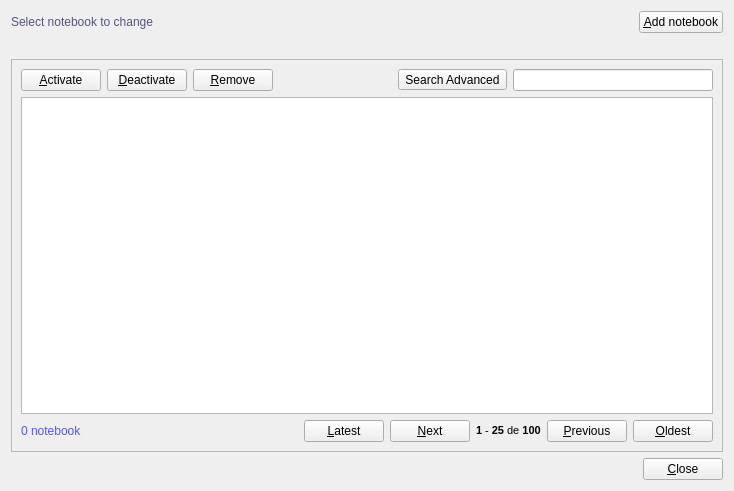
<?xml version="1.0" encoding="UTF-8"?>
<ui version="4.0">
 <class>Notebook</class>
 <widget class="QWidget" name="Notebook">
  <property name="geometry">
   <rect>
    <x>0</x>
    <y>0</y>
    <width>734</width>
    <height>491</height>
   </rect>
  </property>
  <property name="windowTitle">
   <string>Notebook</string>
  </property>
  <property name="windowIcon">
   <iconset resource="resources.qrc">
    <normaloff>:/default/static/default/icons/22x22/face-devilish.png</normaloff>:/default/static/default/icons/22x22/face-devilish.png</iconset>
  </property>
  <layout class="QGridLayout" name="gridLayout_2">
   <item row="0" column="0">
    <layout class="QHBoxLayout" name="horizontalLayout_2">
     <item>
      <widget class="QLabel" name="titleLabel">
       <property name="styleSheet">
        <string notr="true">color: rgb(85, 85, 127);
font: 75 14pt &quot;DejaVu Sans Mono&quot;;</string>
       </property>
       <property name="text">
        <string>Select notebook to change</string>
       </property>
      </widget>
     </item>
     <item>
      <spacer name="horizontalSpacer">
       <property name="orientation">
        <enum>Qt::Horizontal</enum>
       </property>
       <property name="sizeHint" stdset="0">
        <size>
         <width>40</width>
         <height>20</height>
        </size>
       </property>
      </spacer>
     </item>
     <item>
      <widget class="QPushButton" name="newPushButton">
       <property name="text">
        <string>&amp;Add notebook</string>
       </property>
       <property name="icon">
        <iconset resource="resources.qrc">
         <normaloff>:/default/static/default/icons/22x22/document-new.png</normaloff>:/default/static/default/icons/22x22/document-new.png</iconset>
       </property>
       <property name="shortcut">
        <string>Ctrl+N</string>
       </property>
      </widget>
     </item>
    </layout>
   </item>
   <item row="1" column="0">
    <widget class="QLabel" name="statusLabel">
     <property name="text">
      <string/>
     </property>
    </widget>
   </item>
   <item row="2" column="0">
    <widget class="QFrame" name="frame">
     <property name="frameShape">
      <enum>QFrame::StyledPanel</enum>
     </property>
     <property name="frameShadow">
      <enum>QFrame::Raised</enum>
     </property>
     <layout class="QGridLayout" name="gridLayout">
      <item row="0" column="0">
       <layout class="QHBoxLayout" name="horizontalLayout_3">
        <item>
         <widget class="QPushButton" name="activatePushButton">
          <property name="text">
           <string>&amp;Activate</string>
          </property>
          <property name="icon">
           <iconset resource="resources.qrc">
            <normaloff>:/default/static/default/icons/22x22/dialog-ok-apply.png</normaloff>:/default/static/default/icons/22x22/dialog-ok-apply.png</iconset>
          </property>
          <property name="shortcut">
           <string>Ctrl+E</string>
          </property>
         </widget>
        </item>
        <item>
         <widget class="QPushButton" name="deactivatePushButton">
          <property name="text">
           <string>&amp;Deactivate</string>
          </property>
          <property name="icon">
           <iconset resource="resources.qrc">
            <normaloff>:/default/static/default/icons/22x22/dialog-ok.png</normaloff>:/default/static/default/icons/22x22/dialog-ok.png</iconset>
          </property>
          <property name="shortcut">
           <string>Ctrl+Shift+E</string>
          </property>
         </widget>
        </item>
        <item>
         <widget class="QPushButton" name="removePushButton">
          <property name="text">
           <string>&amp;Remove</string>
          </property>
          <property name="icon">
           <iconset resource="resources.qrc">
            <normaloff>:/default/static/default/icons/22x22/edit-delete.png</normaloff>:/default/static/default/icons/22x22/edit-delete.png</iconset>
          </property>
          <property name="shortcut">
           <string>Ctrl+Del</string>
          </property>
         </widget>
        </item>
        <item>
         <spacer name="horizontalSpacer_2">
          <property name="orientation">
           <enum>Qt::Horizontal</enum>
          </property>
          <property name="sizeHint" stdset="0">
           <size>
            <width>40</width>
            <height>20</height>
           </size>
          </property>
         </spacer>
        </item>
        <item>
         <widget class="QToolButton" name="searchAdvancedToolButton">
          <property name="text">
           <string>Search Advanced</string>
          </property>
          <property name="icon">
           <iconset resource="resources.qrc">
            <normaloff>:/default/static/default/icons/22x22/page-zoom.png</normaloff>:/default/static/default/icons/22x22/page-zoom.png</iconset>
          </property>
          <property name="shortcut">
           <string>Ctrl+K</string>
          </property>
          <property name="checkable">
           <bool>true</bool>
          </property>
         </widget>
        </item>
        <item>
         <widget class="QLineEdit" name="searchLineEdit">
          <property name="minimumSize">
           <size>
            <width>200</width>
            <height>0</height>
           </size>
          </property>
          <property name="styleSheet">
           <string notr="true">color: rgb(170, 170, 255); 
font: oblique 8pt &quot;DejaVu Sans Mono&quot;;</string>
          </property>
          <property name="dragEnabled">
           <bool>true</bool>
          </property>
         </widget>
        </item>
       </layout>
      </item>
      <item row="1" column="0">
       <widget class="QTableView" name="notebookTableView">
        <property name="alternatingRowColors">
         <bool>true</bool>
        </property>
        <property name="sortingEnabled">
         <bool>true</bool>
        </property>
       </widget>
      </item>
      <item row="2" column="0">
       <layout class="QHBoxLayout" name="horizontalLayout">
        <item>
         <widget class="QLabel" name="statusNotebookTableViewLabel">
          <property name="styleSheet">
           <string notr="true">color: rgb(85, 85, 255);</string>
          </property>
          <property name="text">
           <string>0 notebook</string>
          </property>
         </widget>
        </item>
        <item>
         <spacer name="horizontalSpacer_4">
          <property name="orientation">
           <enum>Qt::Horizontal</enum>
          </property>
          <property name="sizeHint" stdset="0">
           <size>
            <width>40</width>
            <height>20</height>
           </size>
          </property>
         </spacer>
        </item>
        <item>
         <widget class="QPushButton" name="latestPushButton">
          <property name="text">
           <string>&amp;Latest</string>
          </property>
          <property name="icon">
           <iconset resource="resources.qrc">
            <normaloff>:/default/static/default/icons/22x22/go-previous-view.png</normaloff>:/default/static/default/icons/22x22/go-previous-view.png</iconset>
          </property>
          <property name="shortcut">
           <string>Ctrl+Shift+Left, Ctrl+Shift+PgUp</string>
          </property>
         </widget>
        </item>
        <item>
         <widget class="QPushButton" name="nextPushButton">
          <property name="text">
           <string>&amp;Next</string>
          </property>
          <property name="icon">
           <iconset resource="resources.qrc">
            <normaloff>:/default/static/default/icons/22x22/go-previous.png</normaloff>:/default/static/default/icons/22x22/go-previous.png</iconset>
          </property>
          <property name="shortcut">
           <string>Ctrl+Left, Ctrl+PgUp</string>
          </property>
         </widget>
        </item>
        <item>
         <widget class="QLabel" name="statusPaginationLabel">
          <property name="text">
           <string>&lt;!DOCTYPE HTML PUBLIC &quot;-//W3C//DTD HTML 4.0//EN&quot; &quot;http://www.w3.org/TR/REC-html40/strict.dtd&quot;&gt;
&lt;html&gt;&lt;head&gt;&lt;meta name=&quot;qrichtext&quot; content=&quot;1&quot; /&gt;&lt;style type=&quot;text/css&quot;&gt;
p, li { white-space: pre-wrap; }
&lt;/style&gt;&lt;/head&gt;&lt;body style=&quot; font-family:'DejaVu Sans Mono'; font-size:8pt; font-weight:400; font-style:normal;&quot;&gt;
&lt;p style=&quot; margin-top:0px; margin-bottom:0px; margin-left:0px; margin-right:0px; -qt-block-indent:0; text-indent:0px;&quot;&gt;&lt;span style=&quot; font-weight:600;&quot;&gt;1&lt;/span&gt; - &lt;span style=&quot; font-weight:600;&quot;&gt;25&lt;/span&gt; de &lt;span style=&quot; font-weight:600;&quot;&gt;100&lt;/span&gt;&lt;/p&gt;&lt;/body&gt;&lt;/html&gt;</string>
          </property>
         </widget>
        </item>
        <item>
         <widget class="QPushButton" name="previousPushButton">
          <property name="text">
           <string>&amp;Previous</string>
          </property>
          <property name="icon">
           <iconset resource="resources.qrc">
            <normaloff>:/default/static/default/icons/22x22/go-next.png</normaloff>:/default/static/default/icons/22x22/go-next.png</iconset>
          </property>
          <property name="shortcut">
           <string>Ctrl+Right, Ctrl+PgDown</string>
          </property>
         </widget>
        </item>
        <item>
         <widget class="QPushButton" name="oldestPushButton">
          <property name="text">
           <string>&amp;Oldest</string>
          </property>
          <property name="icon">
           <iconset resource="resources.qrc">
            <normaloff>:/default/static/default/icons/22x22/go-next-view.png</normaloff>:/default/static/default/icons/22x22/go-next-view.png</iconset>
          </property>
          <property name="shortcut">
           <string>Ctrl+Shift+Right, Ctrl+Shift+PgDown</string>
          </property>
         </widget>
        </item>
       </layout>
      </item>
     </layout>
    </widget>
   </item>
   <item row="3" column="0">
    <layout class="QHBoxLayout" name="horizontalLayout_4">
     <item>
      <spacer name="horizontalSpacer_3">
       <property name="orientation">
        <enum>Qt::Horizontal</enum>
       </property>
       <property name="sizeHint" stdset="0">
        <size>
         <width>40</width>
         <height>20</height>
        </size>
       </property>
      </spacer>
     </item>
     <item>
      <widget class="QPushButton" name="closePushButton">
       <property name="text">
        <string>&amp;Close</string>
       </property>
       <property name="icon">
        <iconset resource="resources.qrc">
         <normaloff>:/default/static/default/icons/22x22/window-close.png</normaloff>:/default/static/default/icons/22x22/window-close.png</iconset>
       </property>
       <property name="shortcut">
        <string>Ctrl+W</string>
       </property>
      </widget>
     </item>
    </layout>
   </item>
  </layout>
 </widget>
 <tabstops>
  <tabstop>newPushButton</tabstop>
  <tabstop>activatePushButton</tabstop>
  <tabstop>deactivatePushButton</tabstop>
  <tabstop>removePushButton</tabstop>
  <tabstop>searchLineEdit</tabstop>
  <tabstop>searchAdvancedToolButton</tabstop>
  <tabstop>notebookTableView</tabstop>
  <tabstop>closePushButton</tabstop>
 </tabstops>
 <resources>
  <include location="resources.qrc"/>
 </resources>
 <connections/>
</ui>
